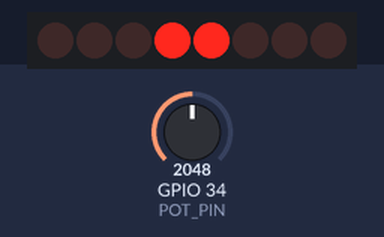
Recording of a sketch running on a simulated ESP32. On the bench: 8 shift-register outputs drawn as a row of LEDs (first output left, lit = HIGH). Wiring (inferred from the names in the program): shift register (74HC595): data GPIO 23; shift clock GPIO 18; latch GPIO 19. Wiring (inferred from the signals the program sends): row of LEDs: on Q0, Q1, Q2, Q3, Q4, Q5, Q6, Q7. Inputs (shaded band) come from the test bench; at power-on: GPIO 34 (POT_PIN) = 2048.

Above: at 1.2 s.
1.3 s: GPIO 34 (POT_PIN) set to 1946
At 2.2 s:
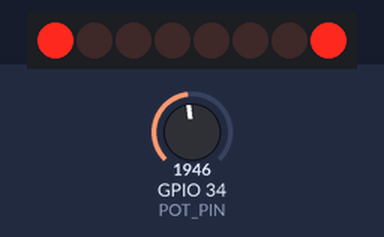
2.8 s: GPIO 34 (POT_PIN) set to 1853
At 3.45 s:
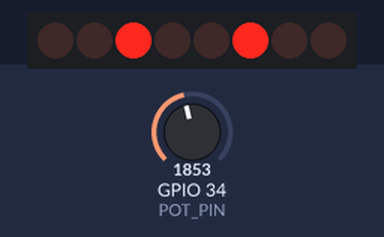
4.3 s: GPIO 34 (POT_PIN) set to 2361
At 5.89 s:
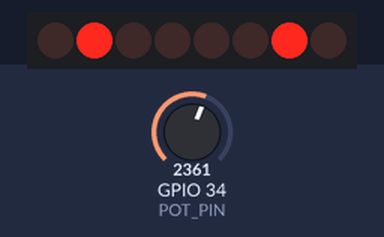
6.0 s: GPIO 34 (POT_PIN) set to 2484
7.5 s: GPIO 34 (POT_PIN) set to 2047
Timing chart, 0 to 10.3 s (numbered marks = the images above; inputs shaded):
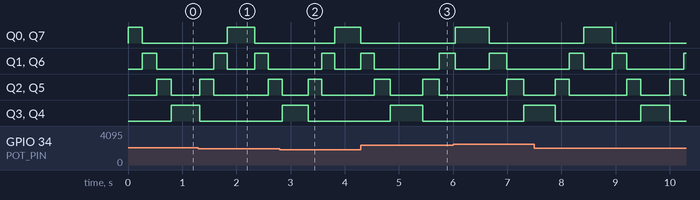

Measured:
- the behaviour switches between 1900 and 1899 on GPIO 34 (POT_PIN) (found by bisection; images 1 and 2)

The sketch:

L08_LightShow.ino
```cpp
// Lesson 8: Light show
// Plays a list of patterns. The knob on pin 34 sets the speed.

const int DATA_PIN = 23;
const int LATCH_PIN = 19;
const int CLOCK_PIN = 18;
const int POT_PIN = 34;

const int NUM_PATTERNS = 8;
const byte patterns[NUM_PATTERNS] = {
  0b10000001,
  0b01000010,
  0b00100100,
  0b00011000,
  0b00011000,
  0b00100100,
  0b01000010,
  0b10000001
};

void showByte(byte leds) {
  digitalWrite(LATCH_PIN, LOW);
  shiftOut(DATA_PIN, CLOCK_PIN, MSBFIRST, leds);
  digitalWrite(LATCH_PIN, HIGH);
}

void setup() {
  pinMode(DATA_PIN, OUTPUT);
  pinMode(LATCH_PIN, OUTPUT);
  pinMode(CLOCK_PIN, OUTPUT);
}

void loop() {
  for (int i = 0; i < NUM_PATTERNS; i++) {
    showByte(patterns[i]);
    int wait = map(analogRead(POT_PIN), 0, 4095, 30, 500);
    delay(wait);
  }
}
```
